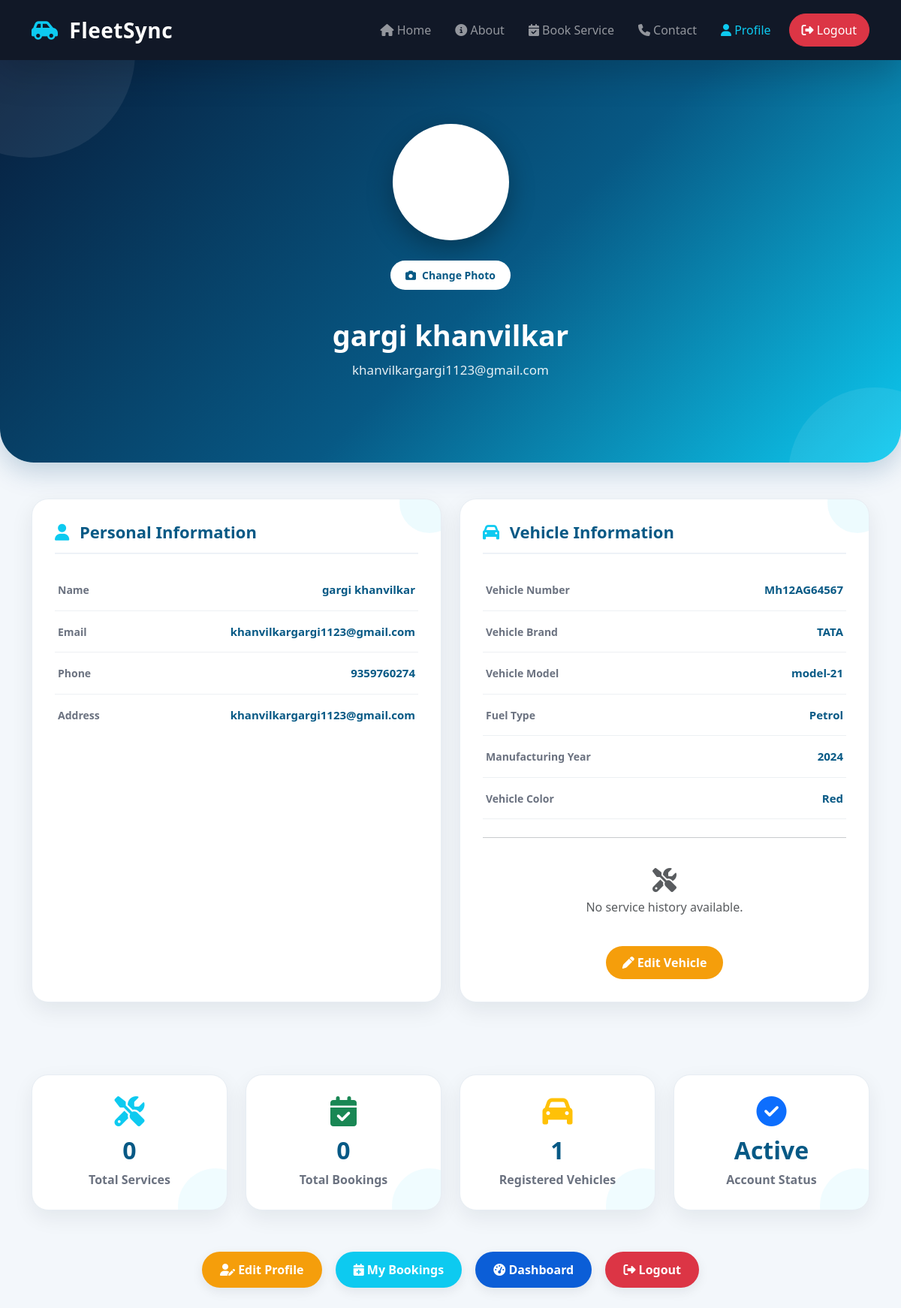
The app's page /profile.php (signed in) with its own data.
### tables this page shows
CREATE TABLE `users` (
  `id` int(11) NOT NULL,
  `name` varchar(100) NOT NULL,
  `email` varchar(100) NOT NULL,
  `phone` varchar(15) NOT NULL,
  `password` varchar(255) NOT NULL,
  `created_at` timestamp NOT NULL DEFAULT current_timestamp(),
  `address` varchar(255) DEFAULT NULL,
  `profile_photo` varchar(255) DEFAULT NULL
);

CREATE TABLE `vehicles` (
  `id` int(11) NOT NULL,
  `user_email` varchar(100) NOT NULL,
  `vehicle_number` varchar(20) NOT NULL,
  `vehicle_brand` varchar(50) NOT NULL,
  `vehicle_model` varchar(50) NOT NULL,
  `fuel_type` varchar(20) NOT NULL,
  `manufacturing_year` year(4) NOT NULL,
  `vehicle_color` varchar(30) NOT NULL,
  `last_service` date DEFAULT NULL,
  `next_service` date DEFAULT NULL,
  `created_at` timestamp NOT NULL DEFAULT current_timestamp()
);

### profile.php (the view, shortened to what this page needs)
<?php
include 'config.php';
$email = $_SESSION['user'];
$stmt = mysqli_prepare(
    $conn,
    "SELECT name, email, phone, address, profile_photo
     FROM users
     WHERE email = ?"
);
mysqli_stmt_bind_param($stmt, "s", $email);
mysqli_stmt_execute($stmt);
$result = mysqli_stmt_get_result($stmt);
$user = mysqli_fetch_assoc($result);
$vehicle_sql = "SELECT *
                FROM vehicles
                WHERE user_email = ?
                ORDER BY id DESC
                LIMIT 1";
$stmt = mysqli_prepare($conn, $vehicle_sql);
mysqli_stmt_bind_param($stmt, "s", $email);
mysqli_stmt_execute($stmt);
$vehicle_result = mysqli_stmt_get_result($stmt);
$vehicle = mysqli_fetch_assoc($vehicle_result);
$latestService = null;
if ($vehicle) {
    $service_sql = "SELECT
                        service_type,
                        booking_date,
                        next_service,
                        last_service
                    FROM bookings
                    WHERE user_email = ?
                    AND vehicle_number = ?
                    ORDER BY id DESC
                    LIMIT 1";
    $stmt = mysqli_prepare($conn, $service_sql);
    mysqli_stmt_bind_param(
        $stmt,
        "ss",
        $email,
        $vehicle['vehicle_number']
    );
    mysqli_stmt_execute($stmt);
    $service_result = mysqli_stmt_get_result($stmt);
    $latestService = mysqli_fetch_assoc($service_result);
}
$result = mysqli_query($conn,"SELECT COUNT(*) AS total FROM bookings WHERE user_email='$email'");
$totalBookings = mysqli_fetch_assoc($result)['total'];
$result = mysqli_query($conn,"SELECT COUNT(*) AS total FROM bookings WHERE user_email='$email' AND status='Completed'");
$totalServices = mysqli_fetch_assoc($result)['total'];
$result = mysqli_query($conn,"SELECT COUNT(*) AS total FROM vehicles WHERE user_email='$email'");
$totalVehicles = mysqli_fetch_assoc($result)['total'];
$accountStatus = "Active";
?>
<!DOCTYPE html>
<html lang="en">
<head>
<link href="https://cdn.jsdelivr.net/npm/bootstrap@5.3.7/dist/css/bootstrap.min.css" rel="stylesheet">
<link rel="stylesheet" href="https://cdnjs.cloudflare.com/ajax/libs/font-awesome/6.7.0/css/all.min.css">
<link rel="stylesheet" href="css/Profile.css">
</head>
<body>
<nav class="navbar navbar-expand-lg navbar-dark bg-dark shadow-lg sticky-top">
    <div class="container">
        <a class="navbar-brand fw-bold fs-3" href="index.php">
            <i class="fa-solid fa-car-side text-info"></i>
            FleetSync
        </a>
        <div class="collapse navbar-collapse" id="navbarNav">
            <ul class="navbar-nav ms-auto align-items-center">
                <li class="nav-item mx-2">
                    <a class="nav-link" href="index.php">
                        <i class="fa-solid fa-house"></i>
                        Home
                    </a>
                </li>
                <li class="nav-item mx-2">
                    <a class="nav-link" href="About.html">
                        <i class="fa-solid fa-circle-info"></i>
                        About
                    </a>
                </li>
                <li class="nav-item mx-2">
                    <a class="nav-link" href="booking.html">
                        <i class="fa-solid fa-calendar-check"></i>
                        Book Service
                    </a>
                </li>
                <li class="nav-item mx-2">
                    <a class="nav-link" href="contact.html">
                        <i class="fa-solid fa-phone"></i>
                        Contact
                    </a>
                </li>
                <li class="nav-item mx-2">
                    <a class="nav-link active" href="profile.php">
                        <i class="fa-solid fa-user"></i>
                        Profile
                    </a>
                </li>
                <li class="nav-item ms-2">
                    <a href="logout.php" class="btn btn-danger text-white px-3">
                        <i class="fa-solid fa-right-from-bracket"></i>
                        Logout
                    </a>
                </li>
            </ul>
        </div>
    </div>
</nav>
<section class="profile-hero">
    <div class="container text-center">
        <div class="profile-photo-wrapper">
          <img
    src="<?php
        echo !empty($user['profile_photo'])
            ? htmlspecialchars($user['profile_photo'])
            : 'https://cdn-icons-png.flaticon.com/512/3135/3135715.png';
              ?>"
                class="profile-img"
                id="profilePreview"
                 alt="Profile Photo">
            <form action="upload_profile.php"
                  method="POST"
                  enctype="multipart/form-data">
                <label for="profile_photo" class="change-photo-btn">
                    <i class="fa-solid fa-camera"></i>
                    Change Photo
                </label>
            </form>
        </div>
        <h1>
            <?php echo htmlspecialchars($user['name']); ?>
        </h1>
        <p>
            <?php echo htmlspecialchars($user['email']); ?>
        </p>
    </div>
</section>
<section class="py-5">
    <div class="container">
        <div class="row g-4">
            <div class="col-lg-6">
                <div class="profile-card h-100">
                    <h3 class="section-title">
                        <i class="fa-solid fa-user text-info"></i>
                        Personal Information
                    </h3>
                    <div class="info-item">
                        <span>Name</span>
                        <strong><?php echo $user['name']; ?></strong>
                    </div>
                    <div class="info-item">
                        <span>Email</span>
                        <strong><?php echo $user['email']; ?></strong>
                    </div>
                    <div class="info-item">
                        <span>Phone</span>
                        <strong><?php echo $user['phone']; ?></strong>
                    </div>
                    <div class="info-item">
                        <span>Address</span>
                        <strong><?php echo $user['address']; ?></strong>
                    </div>
                </div>
            </div>
           <div class="col-lg-6">
    <div class="profile-card h-100">
        <?php if(isset($vehicle) && $vehicle){ ?>
        <h3 class="section-title">
            <i class="fa-solid fa-car text-info"></i>
            Vehicle Information
        </h3>
        <div class="info-item">
            <span>Vehicle Number</span>
            <strong><?php echo $vehicle['vehicle_number']; ?></strong>
        </div>
        <div class="info-item">
            <span>Vehicle Brand</span>
            <strong><?php echo $vehicle['vehicle_brand']; ?></strong>
        </div>
        <div class="info-item">
            <span>Vehicle Model</span>
            <strong><?php echo $vehicle['vehicle_model']; ?></strong>
        </div>
        <div class="info-item">
            <span>Fuel Type</span>
            <strong><?php echo $vehicle['fuel_type']; ?></strong>
        </div>
        <div class="info-item">
            <span>Manufacturing Year</span>
            <strong><?php echo $vehicle['manufacturing_year']; ?></strong>
        </div>
        <div class="info-item">
            <span>Vehicle Color</span>
            <strong><?php echo $vehicle['vehicle_color']; ?></strong>
        </div>
   <?php if ($latestService) { ?>
    <hr class="my-4">
    <h5 class="section-title">
        <i class="fa-solid fa-screwdriver-wrench text-info"></i>
        Service Information
    </h5>
    <div class="info-item">
        <span>Latest Vehicle Service</span>
        <strong>
            <?php
            echo htmlspecialchars(
                $latestService['service_type'] ?? 'Not available'
            );
            ?>
        </strong>
    </div>
    <div class="info-item">
        <span>Latest Service Date</span>
        <strong>
            <?php
            echo !empty($latestService['booking_date'])
                ? date(
                    "d M Y",
                    strtotime($latestService['booking_date'])
                )
                : "Not available";
            ?>
        </strong>
    </div>
    <div class="info-item">
        <span>Next Service</span>
        <strong class="text-info">
            <?php
            echo !empty($latestService['next_service'])
                ? date(
                    "d M Y",
                    strtotime($latestService['next_service'])
                )
                : "Not scheduled";
            ?>
        </strong>
    </div>
<?php } else { ?>
    <hr class="my-4">
    <div class="text-center text-muted py-3">
        <i class="fa-solid fa-screwdriver-wrench fa-2x mb-2"></i>
        <p class="mb-0">
            No service history available.
        </p>
    </div>
<?php } ?>
        <div class="text-center mt-4">
            <a href="edit_vehicle.php" class="btn btn-warning">
                <i class="fa-solid fa-pen"></i>
                Edit Vehicle
            </a>
        </div>
        <?php } ?>
    </div>
</div>
</div>
</div>
</section>
<section class="py-5">
<div class="container">
<div class="row g-4">
<div class="col-md-3">
<div class="stats-card text-center">
<i class="fa-solid fa-screwdriver-wrench stats-icon text-info"></i>
<h2><?php echo $totalServices; ?></h2>
<p>Total Services</p>
</div>
</div>
<div class="col-md-3">
<div class="stats-card text-center">
<i class="fa-solid fa-calendar-check stats-icon text-success"></i>
<h2><?php echo $totalBookings; ?></h2>
<p>Total Bookings</p>
</div>
</div>
<div class="col-md-3">
<div class="stats-card text-center">
<i class="fa-solid fa-car stats-icon text-warning"></i>
<h2><?php echo $totalVehicles; ?></h2>
<p>Registered Vehicles</p>
</div>
</div>
<div class="col-md-3">
<div class="stats-card text-center">
<i class="fa-solid fa-circle-check stats-icon text-primary"></i>
<h2><?php echo $accountStatus; ?></h2>
<p>Account Status</p>
</div>
</div>
</div>
</div>
</section>
<section class="pb-5">
    <div class="container">
        <div class="text-center">
            <a href="edit_profile.php" class="btn btn-warning profile-btn">
                <i class="fa-solid fa-user-pen"></i>
                Edit Profile
            </a>
            <a href="my_booking.php" class="btn btn-info profile-btn text-white">
                <i class="fa-solid fa-calendar-plus"></i>
                My Bookings
            </a>
            <a href="dashboard.php" class="btn btn-primary profile-btn">
                <i class="fa-solid fa-gauge-high"></i>
                Dashboard
            </a>
            <a href="logout.php" class="btn btn-danger profile-btn">
                <i class="fa-solid fa-right-from-bracket"></i>
                Logout
            </a>
        </div>
    </div>
</section>
</body>
</html>

### css/Profile.css (style rules this page uses)
* { margin: 0; padding: 0; box-sizing: border-box; }
body { background: #f3f7fb; font-family: "Segoe UI", Arial, sans-serif; color: #263238; }
.navbar { padding: 14px 0; background: #111827 !important; }
.navbar-brand { letter-spacing: .5px; }
.navbar-brand i { margin-right: 7px; }
.nav-link { font-weight: 500; transition: .3s; }
.nav-link:hover, .nav-link.active { color: #0dcaf0 !important; }
.navbar .btn-danger { border-radius: 25px; padding: 9px 18px; }
.profile-hero { position: relative; overflow: hidden; background: linear-gradient( 135deg, #071e3d 0%, #075985 55%, #0dcaf0 100% ); color: #fff; text-align: center; padding: 85px 20px 95px; border-radius: 0 0 45px 45px; box-shadow: 0 12px 35px rgba(0, 70, 120, 0.22); }
.profile-hero::before { content: ""; position: absolute; width: 280px; height: 280px; border-radius: 50%; background: rgba(255,255,255,0.07); top: -150px; left: -100px; }
.profile-hero::after { content: ""; position: absolute; width: 230px; height: 230px; border-radius: 50%; background: rgba(255,255,255,0.08); right: -80px; bottom: -130px; }
.profile-hero .container { position: relative; z-index: 2; }
.profile-photo-wrapper { display: flex; flex-direction: column; align-items: center; }
.profile-img { width: 155px; height: 155px; object-fit: cover; border-radius: 50%; border: 6px solid #fff; background: #fff; box-shadow: 0 12px 35px rgba(0,0,0,0.30); display: block; margin-bottom: 15px; transition: 0.3s ease; }
.change-photo-btn { display: inline-flex; align-items: center; justify-content: center; gap: 8px; margin-top: 12px; margin-bottom: 10px; padding: 9px 20px; background: #fff; color: #075985; border-radius: 25px; font-size: 14px; font-weight: 600; cursor: pointer; transition: 0.3s ease; }
.profile-hero h1 { margin-top: 28px; margin-bottom: 10px; font-size: 38px; font-weight: 700; }
.profile-hero p { margin-top: 8px; font-size: 17px; color: rgba(255,255,255,0.90); }
.profile-card { position: relative; background: #fff; border-radius: 22px; padding: 30px; height: 100%; border: 1px solid #e7edf3; box-shadow: 0 10px 30px rgba(15, 23, 42, .08); transition: .3s ease; overflow: hidden; }
.profile-card::before { content: ""; position: absolute; width: 80px; height: 80px; background: rgba(13, 202, 240, .07); border-radius: 50%; top: -35px; right: -25px; }
.section-title { position: relative; color: #075985; font-size: 22px; font-weight: 700; padding-bottom: 15px; margin-bottom: 20px; border-bottom: 2px solid #edf2f7; }
.section-title i { margin-right: 8px; }
.info-item { display: flex; justify-content: space-between; align-items: center; gap: 20px; padding: 16px 4px; border-bottom: 1px solid #edf0f3; }
.info-item:last-child { border-bottom: none; }
.info-item span { color: #6b7280; font-size: 14px; font-weight: 600; }
.info-item strong { color: #075985; font-size: 15px; text-align: right; }
.profile-card .btn-warning { border: none; border-radius: 25px; padding: 10px 22px; font-weight: 600; background: #f59e0b; color: #fff; transition: .3s; }
.stats-card { position: relative; background: #fff; border: 1px solid #e7edf3; border-radius: 22px; padding: 28px 20px; min-height: 175px; box-shadow: 0 10px 28px rgba(15, 23, 42, .07); transition: .3s ease; overflow: hidden; }
.stats-card::after { content: ""; position: absolute; width: 100px; height: 100px; border-radius: 50%; background: rgba(13, 202, 240, .06); right: -35px; bottom: -45px; }
.stats-icon { position: relative; z-index: 1; font-size: 40px; margin-bottom: 13px; }
.stats-card h2 { position: relative; z-index: 1; margin: 0; font-size: 32px; font-weight: 750; color: #075985; }
.stats-card p { position: relative; z-index: 1; margin-top: 7px; margin-bottom: 0; color: #6b7280; font-weight: 600; }
.profile-btn { border: none; border-radius: 30px; padding: 12px 24px; font-weight: 600; margin: 7px; transition: .3s ease; box-shadow: 0 5px 15px rgba(15, 23, 42, .08); }
.profile-btn.btn-info { background: #0dcaf0; }
.profile-btn.btn-warning { background: #f59e0b; color: #fff; }
.profile-btn.btn-primary { background: #0b5ed7; }
.profile-btn.btn-danger { background: #dc3545; }

### records on screen
users: name "gargi khanvilkar", email "khanvilkargargi1123@gmail.com", phone "9359760274", address "khanvilkargargi1123@gmail.com"
vehicles: vehicle_number "Mh12AG64567", vehicle_brand "TATA", vehicle_model "model-21", fuel_type "Petrol", manufacturing_year "2024", vehicle_color "Red"

### other values on screen
$totalServices "0"
$totalBookings "0"
$totalVehicles "1"
$accountStatus "Active"
